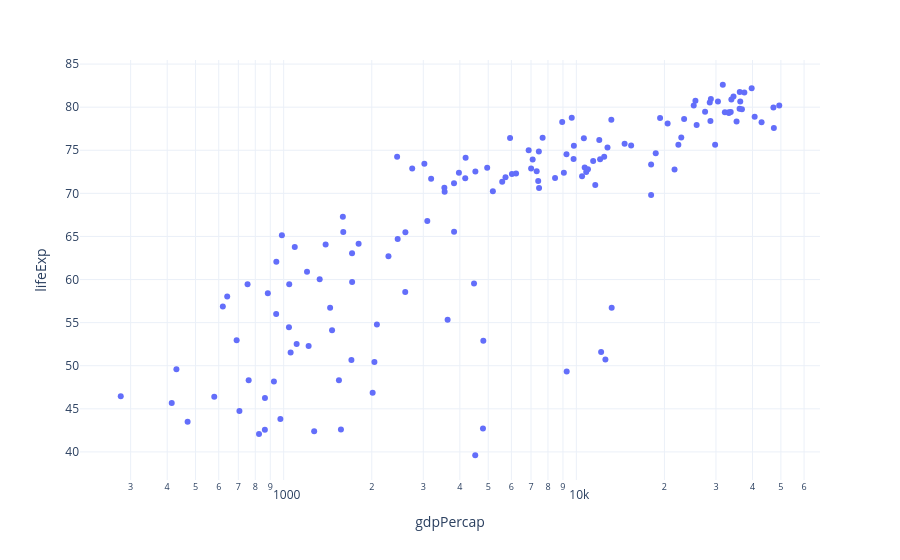

Write notebook code for a chart like this one.
### Markdown cell above
### 가로축을 로그 눈금으로 바꾸면 어떤 점들이 잘 보일까?

### Code cell
# N02
import plotly.express as px

# Gapminder에서 2007년 자료만 선택합니다.
gap = px.data.gapminder()
g07 = gap.loc[gap['year'] == 2007].copy()

fig = px.scatter(g07, x='gdpPercap', y='lifeExp', log_x=True)
fig.show()
# 왜 배수해서 확대하지 않고 log를 사용할까?

### Figure 1 — Plotly figure (JSON) as saved in the notebook; plotly's stock layout.template omitted (floating-point values rounded to 4 significant figures; data arrays with more than 128 entries replaced by an {"elided": "..."} marker saying what was removed)
{"data": [{"hovertemplate": "gdpPercap=%{x}<br>lifeExp=%{y}<extra></extra>", "legendgroup": "", "marker": {"color": "#636efa", "symbol": "circle"}, "mode": "markers", "name": "", "orientation": "v", "showlegend": false, "type": "scatter", "x": {"elided": "142 float values"}, "xaxis": "x", "y": {"elided": "142 float values"}, "yaxis": "y"}], "layout": {"legend": {"tracegroupgap": 0}, "margin": {"t": 60}, "xaxis": {"anchor": "y", "domain": [0, 1], "title": {"text": "gdpPercap"}, "type": "log"}, "yaxis": {"anchor": "x", "domain": [0, 1], "title": {"text": "lifeExp"}}}}
